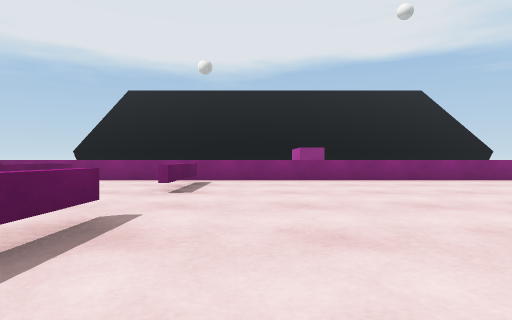
[1] (above)

15 first-person views from a walk through a scene from a Unity 3-D project. The camera is 0.51 m above the floor, looks level and sees 80° across. The floor is counted in squares, 1 m on a side. Each view is taken from the middle of a square. On the plan, view 1 faces up. The plan holds only what a view shows up to about 9 squares ahead; the rest is blank. The place goes on beyond the plan. The player character is not drawn. Surface patterns are stand-ins for the level's own textures.

[2]
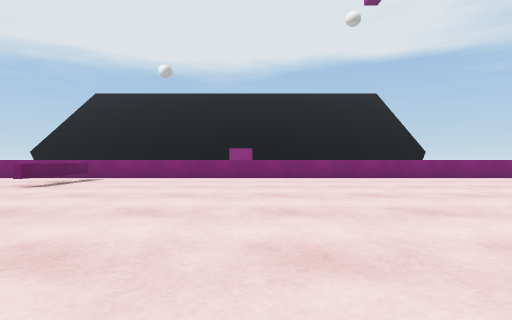

[3]
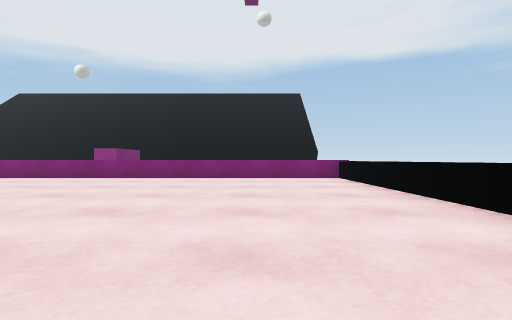

[4]
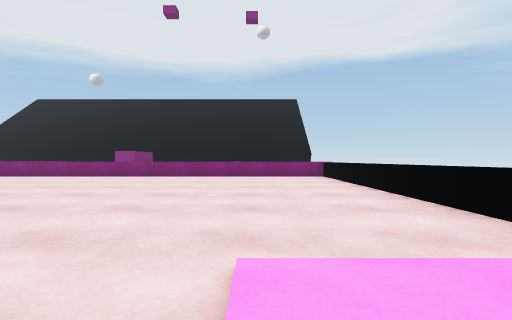

[5]
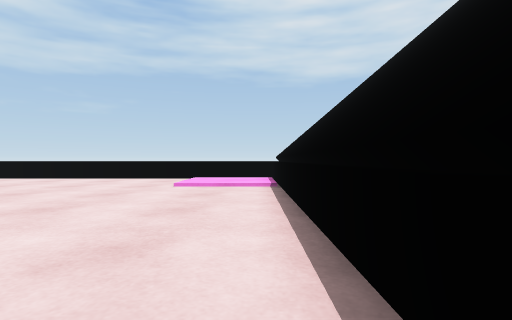

[6]
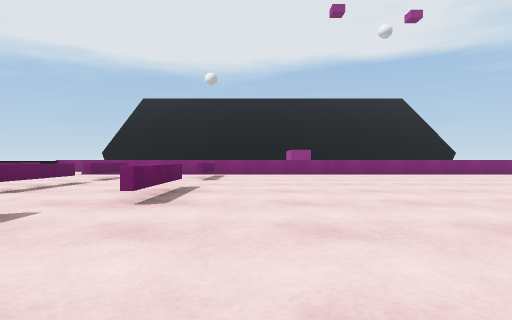

[7]
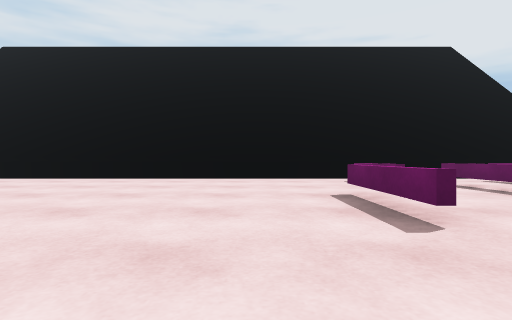

[8]
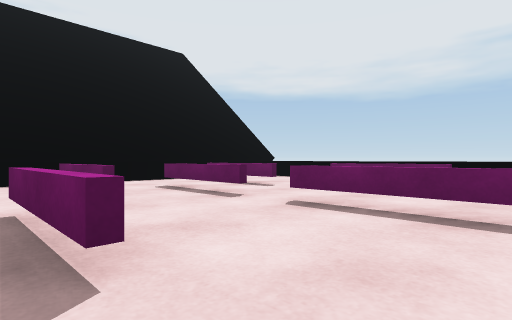

[9]
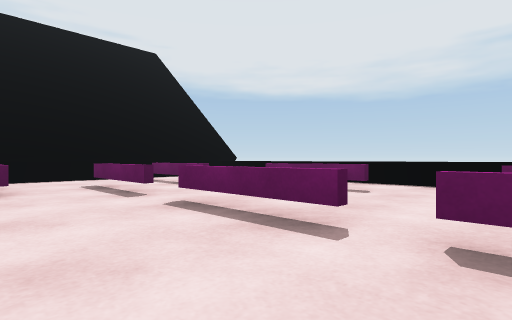

[10]
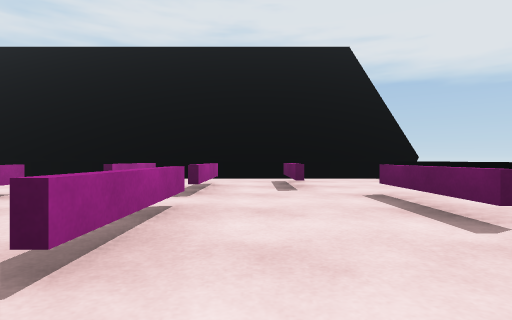

[11]
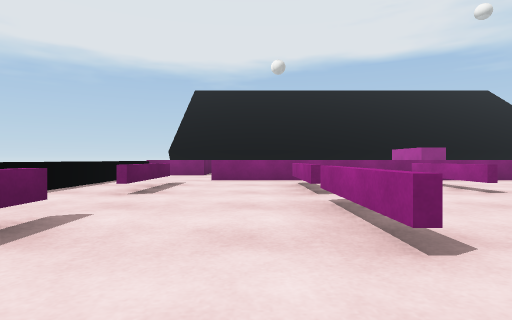

[12]
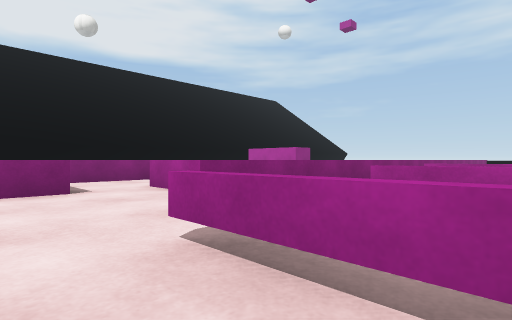

[13]
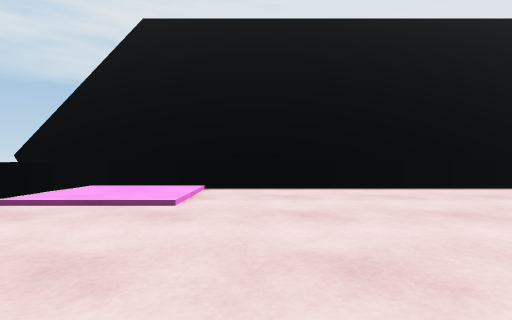

[14]
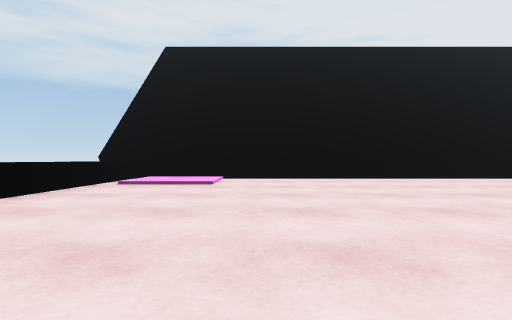

[15]
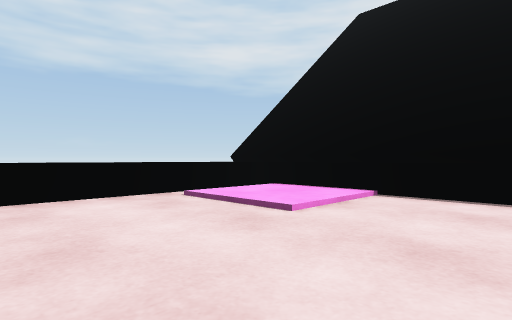

### Floor plan
Key: @ floor where view 1 was taken; # wall or solid block; x gap in a wall; . main floor; : floor 0.05 m higher than the main floor; = window, fence, low wall or low ledge; ^ raised ledge; B pink block.
Columns run from 10 left of view 1 to 12 right of it. Each row starts with its distance up from view 1.
 13     ^^^
 12     ..
 11     ..
 10   BB.=
  9  ^...=
  8  ^..==================^
  7  ^.......=............^
  6  ^.=..=..=............^
  5  ^.=..=..=............^
  4  ^....x...............^
  3  ^....=...............^
  2  ^.=..=..=............^
  1  ^.=.....=............^
  0  ^..=.=.==@...........^
 -1  ^..=.=.=.............^
 -2  ^..=...=..........::.^
 -3  ^.................::.^
 -4 #######################

Positions as (right, up) in squares from view 1, and headings:
1: (0, 0), facing up
2: (3, -1), facing up
3: (9, -1), facing up
4: (9, -3), facing up
5: (3, -3), facing right
6: (0, -3), facing up
7: (0, 5), facing down
8: (-1, 4), facing down-left
9: (-2, 5), facing down-left
10: (-5, 5), facing down
11: (-5, 0), facing up
12: (-8, 5), facing up-right
13: (8, 2), facing down
14: (8, 5), facing down
15: (7, 1), facing down-right
